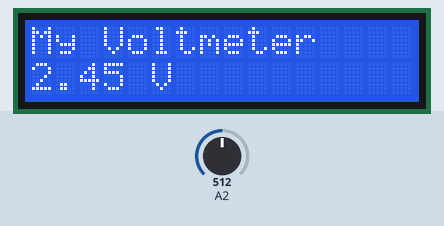
Bench run of a sketch on a simulated Arduino Uno, built with avr-gcc and run on an emulated ATmega328P. Parts: 16×2 character LCD. Inputs (shaded band) come from the test bench; at power-on: A2 = 512. What the sketch prints to the serial monitor is not drawn.

Above: at 1.2 s.
1.3 s: A2 set to 716
At 1.8 s:
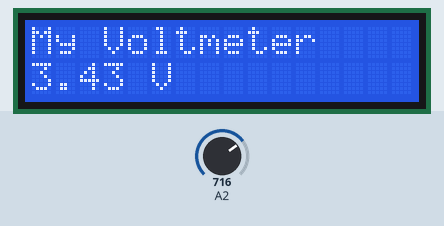
3.0 s: A2 set to 900
At 3.5 s:
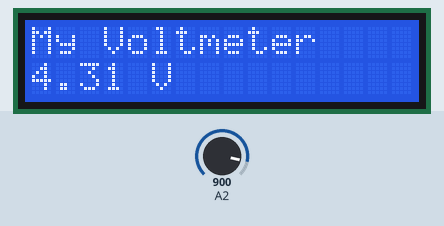
4.6 s: A2 set to 1023
At 5.3 s:
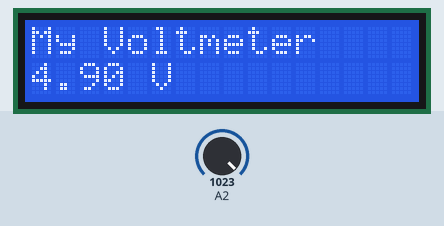
Timing chart, 0 to 7.6 s (numbered marks = the images above; inputs shaded):
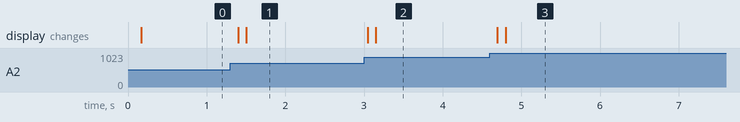

Measured:
- after the input at 1.3 s, the display: first changes after 0.10 s (image 1 shows a later state)
- after the input at 3.0 s, the display: first changes after 0.05 s (image 2 shows a later state)
- after the input at 4.6 s, the display: first changes after 0.10 s (image 3 shows a later state)

The sketch:

ArduinoLCDvoltmeter.ino
```cpp
#include <LiquidCrystal.h>

// LCD pin setup
LiquidCrystal lcd(12, 11, 5, 4, 3, 2);
//define 10 samples
#define number_of_samples 10
// sum of samples read from sensor pin
int sum = 0;
// samples count
unsigned char sample_count = 0;
// calculated voltage
float napiecie = 0.0;


void setup() {
  Serial.begin(9600); //initialize serial port monitor
  // setup for number of lines and rows of LCD
  lcd.begin(16, 2);
  //print on LCD
  lcd.print("My Voltmeter");

}

void loop() {
  while (sample_count < number_of_samples) {
        sum += analogRead(A2);
        sample_count++;
        delay(10);
    }
  napiecie = ((float)sum / (float)number_of_samples * 4.90) / 1024.0;
  //4.90 is a value on 5V pin of Arduino wich is used as reference to calculate voltage on sensor pin,
  //you have to "calibrate" voltmeter putting here measured value on +5V
  Serial.print(napiecie);
  Serial.println (" V");
  sample_count = 0;
  sum = 0;
  // set LCD cursor on column 0 and row 1 (we count LCD rows and columns from 0!)
  lcd.setCursor(0, 1);
  // prints voltage
  lcd.print(napiecie);
  // set LCD cursor on column 4 and row 1 (we count LCD rows and columns from 0!)
  lcd.setCursor(4, 1);
  // Volts "V"
  lcd.print(" V");
  }
```
